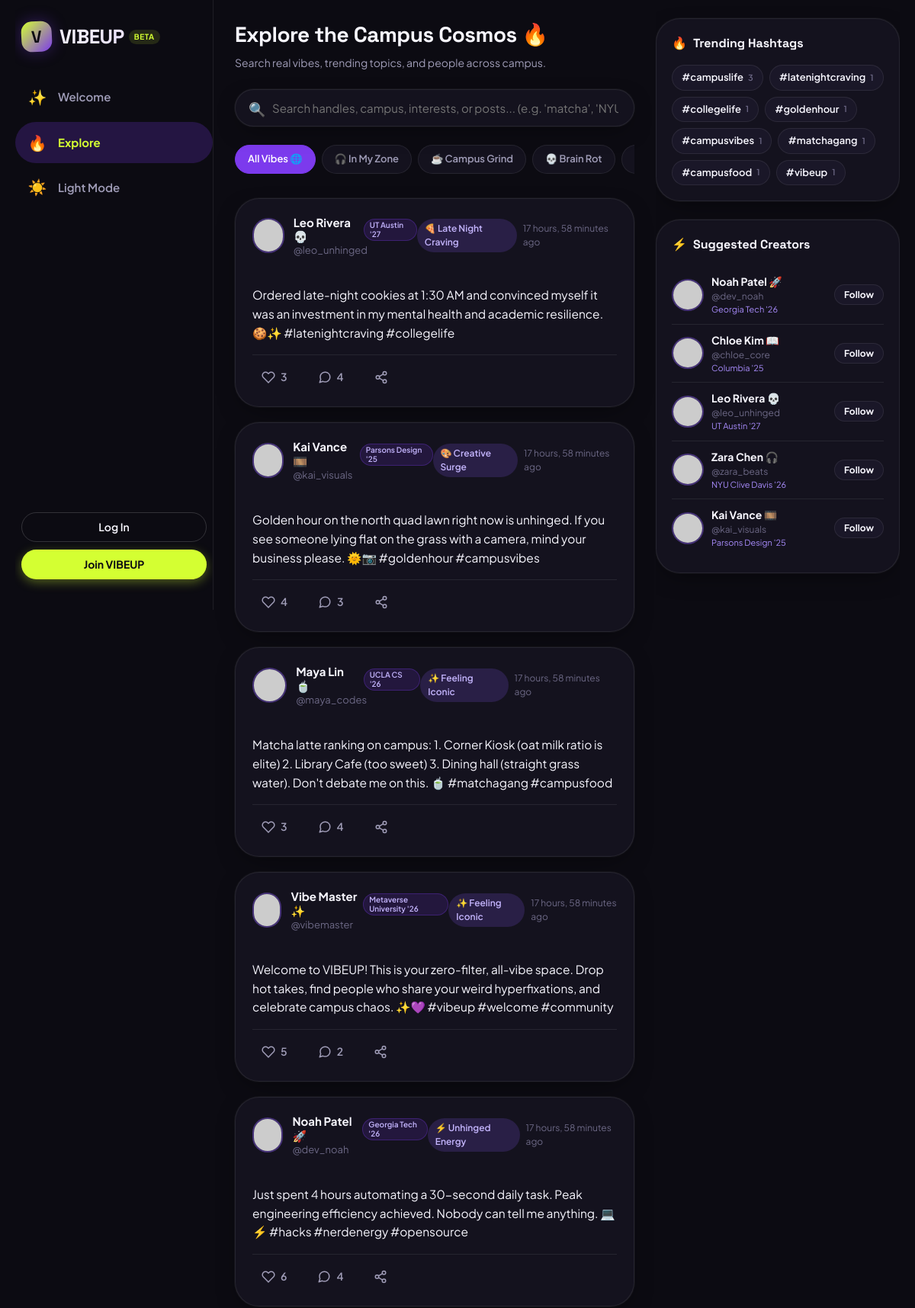
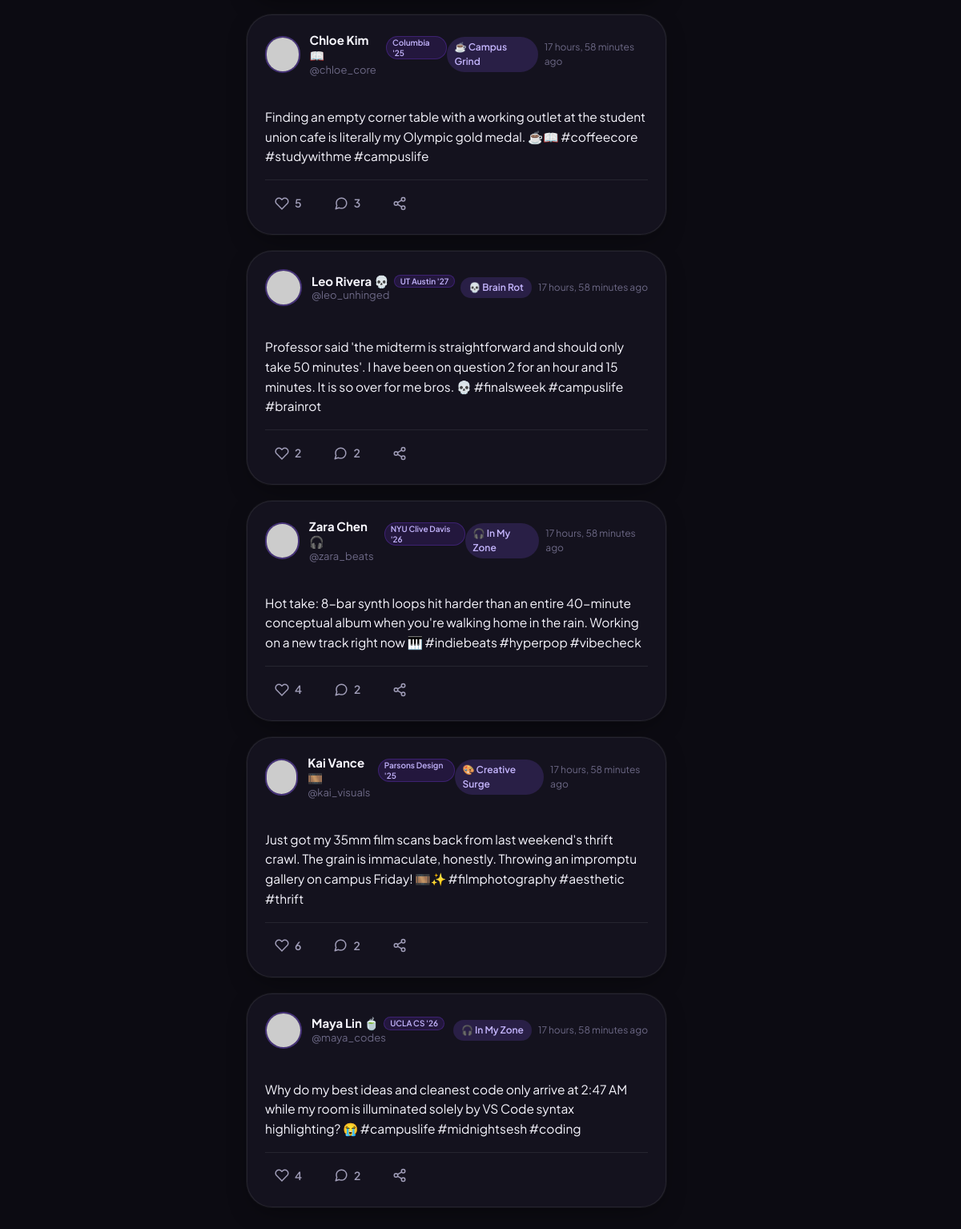
/explore/, run on the app's committed database (2 pictures, top to bottom).
### core/models.py (models this page shows, shortened)
class Post(models.Model):
    MOOD_CHOICES = [
        ('', '✨ No Mood Tag'),
        ('🎧 In My Zone', '🎧 In My Zone'),
        ('☕ Campus Grind', '☕ Campus Grind'),
        ('💀 Brain Rot', '💀 Brain Rot'),
        ('✨ Feeling Iconic', '✨ Feeling Iconic'),
        ('🌙 Midnight Musings', '🌙 Midnight Musings'),
        ('⚡ Unhinged Energy', '⚡ Unhinged Energy'),
        ('🍕 Late Night Craving', '🍕 Late Night Craving'),
        ('🎨 Creative Surge', '🎨 Creative Surge'),
    ]
    author = models.ForeignKey(User, on_delete=models.CASCADE, related_name='posts')
    content = models.TextField(max_length=1000)
    image = models.ImageField(upload_to='posts/', blank=True, null=True)
    mood = models.CharField(max_length=50, choices=MOOD_CHOICES, blank=True, default='')
    created_at = models.DateTimeField(auto_now_add=True, db_index=True)
    updated_at = models.DateTimeField(auto_now=True)
    class Meta:
        ordering = ['-created_at']
    @property
    def likes_count(self):
        return self.likes.count()
    @property
    def comments_count(self):
        return self.comments.count()
    def extract_hashtags(self):
        tags = re.findall(r'#(\w+)', self.content)
        return list(dict.fromkeys(tags))  # unique preserving order

class Profile(models.Model):
    THEME_CHOICES = [
        ('dark', 'Dark Theme'),
        ('light', 'Light Theme'),
    ]
    user = models.OneToOneField(User, on_delete=models.CASCADE, related_name='profile')
    display_name = models.CharField(max_length=60, blank=True)
    avatar = models.ImageField(upload_to='avatars/', blank=True, null=True)
    bio = models.TextField(max_length=300, blank=True)
    pronouns = models.CharField(max_length=30, blank=True, default='')
    campus = models.CharField(max_length=100, blank=True, default='', help_text="e.g. NYU '26, UCLA Design")
    interests = models.CharField(max_length=250, blank=True, default='', help_text="Comma-separated interests")
    vibe_tag = models.CharField(max_length=50, blank=True, default='Vibe Architect')
    website = models.URLField(max_length=200, blank=True, default='')
    theme_preference = models.CharField(max_length=10, choices=THEME_CHOICES, default='dark')
    created_at = models.DateTimeField(auto_now_add=True)
    def get_display_name(self):
        return self.display_name.strip() if self.display_name else self.user.username
    def get_avatar_url(self):
        if self.avatar:
            try:
                return self.avatar.url
            except Exception:
                pass
        encoded = urllib.parse.quote(self.user.username)
        return f"https://api.dicebear.com/7.x/bottts-neutral/svg?seed={encoded}&backgroundColor=b6e3f4,c0aede,d1d4f9,ffd5dc,ffdfbf"

### core/views.py (the view, shortened to what this page needs)
def explore_view(request):
    query = request.GET.get('q', '').strip()
    tag = request.GET.get('tag', '').strip()
    mood_filter = request.GET.get('mood', '').strip()
    posts = Post.objects.select_related('author', 'author__profile').prefetch_related('likes', 'comments')
    matching_users = []
    paginator = Paginator(posts, 12)
    page_number = request.GET.get('page', 1)
    posts_page = paginator.get_page(page_number)
    if request.user.is_authenticated:
        user_liked_post_ids = set(Like.objects.filter(user=request.user, post__in=posts_page).values_list('post_id', flat=True))
        for post in posts_page:
            post.has_liked = post.id in user_liked_post_ids
    trending_tags = get_trending_hashtags(8)
    suggested_users = get_suggested_users(request.user, limit=5)
    context = {
        'posts': posts_page,
        'query': query,
        'tag': tag,
        'mood_filter': mood_filter,
        'matching_users': matching_users,
        'trending_tags': trending_tags,
        'suggested_users': suggested_users,
        'mood_choices': Post.MOOD_CHOICES,
    }
    return render(request, 'explore/explore.html', context)

### core/context_processors.py (called while the page is built, shortened)
def vibeup_context(request):
    context = {
        'APP_NAME': 'VIBEUP',
        'APP_TAGLINE': 'Your people. Your chaos. Your corner of the internet.',
        'unread_notifications_count': 0,
        'user_theme': 'dark',
    }
    return context

### core/views.py (called while the page is built, shortened)
def get_trending_hashtags(limit=6):
    posts = Post.objects.all().order_by('-created_at')[:100]
    hashtag_counts = {}
    for post in posts:
        tags = post.extract_hashtags()
        for tag in tags:
            tag_clean = tag.lower()
            hashtag_counts[tag_clean] = hashtag_counts.get(tag_clean, 0) + 1
    sorted_tags = sorted(hashtag_counts.items(), key=lambda x: x[1], reverse=True)[:limit]
    return [{'tag': item[0], 'count': item[1]} for item in sorted_tags]

def get_suggested_users(current_user, limit=4):
    if not current_user.is_authenticated:
        return User.objects.all().exclude(is_superuser=True).order_by('-date_joined')[:limit]

### templates/explore/explore.html (shortened to what this page needs)
{% extends 'base.html' %}
{% load static %}
{% block content %}
<div class="feed-header">
  <h1 class="feed-title">Explore the Campus Cosmos 🔥</h1>
  <p class="feed-subtitle">Search real vibes, trending topics, and people across campus.</p>
</div>
<div class="search-bar-wrap">
  <form method="GET" action="{% url 'explore' %}">
    <span class="search-icon">🔍</span>
    <input type="text" name="q" value="{{ query }}" class="search-input" placeholder="Search handles, campus, interests, or posts... (e.g. 'matcha', 'NYU', 'film')" autocomplete="off">
  </form>
</div>
<div class="chips-slider">
  <a href="{% url 'explore' %}" class="mood-chip {% if not mood_filter and not tag %}active{% endif %}">
    All Vibes 🌐
  </a>
  {% for mood_val, mood_label in mood_choices %}
    {% if mood_val %}
      <a href="{% url 'explore' %}?mood={{ mood_val|urlencode }}" class="mood-chip {% if mood_filter == mood_val %}active{% endif %}">
        {{ mood_label }}
      </a>
    {% endif %}
  {% endfor %}
</div>
<div class="posts-stream">
  {% if posts %}
    {% for post in posts %}
      {% include 'includes/post_card.html' with post=post %}
    {% endfor %}
  {% endif %}
</div>
{% endblock %}
{% block right_rail %}
<aside class="right-rail">
  <div class="widget-card">
    <div class="widget-header">
      <h3 class="widget-title">
        <span>🔥</span>
        <span>Trending Hashtags</span>
      </h3>
    </div>
    <div class="hashtag-list">
      {% for item in trending_tags %}
        <a href="{% url 'explore' %}?tag={{ item.tag }}" class="hashtag-pill {% if tag == item.tag %}active{% endif %}">
          <span>#{{ item.tag }}</span>
          <span class="hashtag-count">{{ item.count }}</span>
        </a>
      {% empty %}
        <div style="color: var(--text-muted); font-size: 13px;">No tags trending yet.</div>
      {% endfor %}
    </div>
  </div>
  {% if suggested_users %}
  <div class="widget-card">
    <div class="widget-header">
      <h3 class="widget-title">
        <span>⚡</span>
        <span>Suggested Creators</span>
      </h3>
    </div>
    <div>
      {% for u in suggested_users %}
        <div class="suggested-user-row">
          <a href="{% url 'profile' u.username %}" class="suggested-user-info">
            <img src="{{ u.profile.get_avatar_url }}" alt="{{ u.username }}" class="user-avatar-sm">
            <div style="min-width: 0;">
              <div class="user-meta-name">{{ u.profile.get_display_name }}</div>
              <div class="user-meta-handle">@{{ u.username }}</div>
              {% if u.profile.campus %}
                <div style="font-size: 11px; color: var(--brand-purple-soft);">{{ u.profile.campus }}</div>
              {% endif %}
            </div>
          </a>
          <button type="button" class="btn-follow btn-follow-sm" data-username="{{ u.username }}">
            <span class="follow-text">Follow</span>
          </button>
        </div>
      {% endfor %}
    </div>
  </div>
  {% endif %}
</aside>
{% endblock %}

### templates/includes/post_card.html (shortened to what this page needs)
<article class="post-card" id="post-card-{{ post.id }}">
  <div class="post-header">
    <div class="post-author-info">
      <a href="{% url 'profile' post.author.username %}">
        <img src="{{ post.author.profile.get_avatar_url }}" alt="{{ post.author.username }}" class="post-avatar">
      </a>
      <div class="post-author-names">
        <div class="post-author-name">
          <a href="{% url 'profile' post.author.username %}">{{ post.author.profile.get_display_name }}</a>
          {% if post.author.profile.campus %}
            <span class="badge-tag campus-tag" style="font-size: 10px; padding: 1px 7px;">{{ post.author.profile.campus }}</span>
          {% endif %}
        </div>
        <div class="post-author-handle">
          <a href="{% url 'profile' post.author.username %}">@{{ post.author.username }}</a>
        </div>
      </div>
    </div>
    <div class="post-header-badges">
      {% if post.mood %}
        <span class="mood-badge">{{ post.mood }}</span>
      {% endif %}
      <span class="timestamp" title="{{ post.created_at|date:'M d, Y H:i' }}">{{ post.created_at|timesince }} ago</span>
    </div>
  </div>
  <div class="post-content">
    {{ post.content|linebreaksbr }}
  </div>
  <div class="post-actions">
    <div class="action-btn-group">
      {% if user.is_authenticated %}
        <button type="button" class="action-btn btn-like {% if post.has_liked %}liked{% endif %}" data-post-id="{{ post.id }}" aria-label="Like post">
          <svg viewBox="0 0 24 24" fill="none" stroke="currentColor" stroke-width="2" stroke-linecap="round" stroke-linejoin="round">
            <path d="M20.84 4.61a5.5 5.5 0 0 0-7.78 0L12 5.67l-1.06-1.06a5.5 5.5 0 0 0-7.78 7.78l1.06 1.06L12 21.23l7.78-7.78 1.06-1.06a5.5 5.5 0 0 0 0-7.78z"></path>
          </svg>
          <span class="like-count">{{ post.likes_count }}</span>
        </button>
      {% else %}
        <a href="{% url 'login' %}" class="action-btn" aria-label="Log in to like">
          <svg viewBox="0 0 24 24" fill="none" stroke="currentColor" stroke-width="2">
            <path d="M20.84 4.61a5.5 5.5 0 0 0-7.78 0L12 5.67l-1.06-1.06a5.5 5.5 0 0 0-7.78 7.78l1.06 1.06L12 21.23l7.78-7.78 1.06-1.06a5.5 5.5 0 0 0 0-7.78z"></path>
          </svg>
          <span class="like-count">{{ post.likes_count }}</span>
        </a>
      {% endif %}
      <a href="{% url 'post_detail' post.id %}" class="action-btn" aria-label="Comments">
        <span class="post-comments-count-{{ post.id }}">{{ post.comments_count }}</span>
      </a>
      <button type="button" class="action-btn btn-share" data-post-url="{% url 'post_detail' post.id %}" aria-label="Share post" title="Copy link to vibe">
      </button>
    </div>
  </div>
</article>

### data on the page
Post: author.profile.get_display_name "Leo Rivera 💀", author.profile.campus "UT Austin '27", author.username "leo_unhinged", mood "🍕 Late Night Craving", created_at "17 hours, 58 minutes", content "Ordered late-night cookies at 1:30 AM and convinced myself it was an investment in my mental health and academic resilience. 🍪✨ #latenightcraving #collegelife", likes_count "3", comments_count "4"
Post: author.profile.get_display_name "Kai Vance 🎞️", author.profile.campus "Parsons Design '25", author.username "kai_visuals", mood "🎨 Creative Surge", created_at "17 hours, 58 minutes", content "Golden hour on the north quad lawn right now is unhinged. If you see someone lying flat on the grass with a camera, mind your business please. 🌞📷 #goldenhour #campusvibes", likes_count "4", comments_count "3"
Post: author.profile.get_display_name "Maya Lin 🍵", author.profile.campus "UCLA CS '26", author.username "maya_codes", mood "✨ Feeling Iconic", created_at "17 hours, 58 minutes", content "Matcha latte ranking on campus: 1. Corner Kiosk (oat milk ratio is elite) 2. Library Cafe (too sweet) 3. Dining hall (straight grass water). Don't debate me on this. 🍵 #matchagang #campusfood", likes_count "3", comments_count "4"
Post: author.profile.get_display_name "Vibe Master ✨", author.profile.campus "Metaverse University '26", author.username "vibemaster", mood "✨ Feeling Iconic", created_at "17 hours, 58 minutes", content "Welcome to VIBEUP! This is your zero-filter, all-vibe space. Drop hot takes, find people who share your weird hyperfixations, and celebrate campus chaos. ✨💜 #vibeup #welcome #community", likes_count "5", comments_count "2"
Post: author.profile.get_display_name "Noah Patel 🚀", author.profile.campus "Georgia Tech '26", author.username "dev_noah", mood "⚡ Unhinged Energy", created_at "17 hours, 58 minutes", content "Just spent 4 hours automating a 30-second daily task. Peak engineering efficiency achieved. Nobody can tell me anything. 💻⚡ #hacks #nerdenergy #opensource", likes_count "6", comments_count "4"
Post: author.profile.get_display_name "Chloe Kim 📖", author.profile.campus "Columbia '25", author.username "chloe_core", mood "☕ Campus Grind", created_at "17 hours, 58 minutes", content "Finding an empty corner table with a working outlet at the student union cafe is literally my Olympic gold medal. ☕📖 #coffeecore #studywithme #campuslife", likes_count "5", comments_count "3"
Post: author.profile.get_display_name "Leo Rivera 💀", author.profile.campus "UT Austin '27", author.username "leo_unhinged", mood "💀 Brain Rot", created_at "17 hours, 58 minutes", content "Professor said 'the midterm is straightforward and should only take 50 minutes'. I have been on question 2 for an hour and 15 minutes. It is so over for me bros. 💀 #finalsweek #campuslife #brainrot", likes_count "2", comments_count "2"
Post: author.profile.get_display_name "Zara Chen 🎧", author.profile.campus "NYU Clive Davis '26", author.username "zara_beats", mood "🎧 In My Zone", created_at "17 hours, 58 minutes", content "Hot take: 8-bar synth loops hit harder than an entire 40-minute conceptual album when you're walking home in the rain. Working on a new track right now 🎹 #indiebeats #hyperpop #vibecheck", likes_count "4", comments_count "2"
Post: author.profile.get_display_name "Kai Vance 🎞️", author.profile.campus "Parsons Design '25", author.username "kai_visuals", mood "🎨 Creative Surge", created_at "17 hours, 58 minutes", content "Just got my 35mm film scans back from last weekend's thrift crawl. The grain is immaculate, honestly. Throwing an impromptu gallery on campus Friday! 🎞️✨ #filmphotography #aesthetic #thrift", likes_count "6", comments_count "2"
Post: author.profile.get_display_name "Maya Lin 🍵", author.profile.campus "UCLA CS '26", author.username "maya_codes", mood "🎧 In My Zone", created_at "17 hours, 58 minutes", content "Why do my best ideas and cleanest code only arrive at 2:47 AM while my room is illuminated solely by VS Code syntax highlighting? 😭 #campuslife #midnightsesh #coding", likes_count "4", comments_count "2"

### other printed values
{{ mood_label }} "🎧 In My Zone" "☕ Campus Grind" "💀 Brain Rot"
{{ item.tag }} "campuslife" "latenightcraving" "collegelife" "goldenhour" "campusvibes" "matchagang" "campusfood" "vibeup"
{{ item.count }} "3" "1" "1" "1" "1" "1" "1" "1"
{{ u.profile.get_display_name }} "Noah Patel 🚀"
{{ u.username }} "dev_noah"
{{ u.profile.campus }} "Georgia Tech '26"
{{ u.profile.get_display_name }} "Chloe Kim 📖"
{{ u.username }} "chloe_core"
{{ u.profile.campus }} "Columbia '25"
{{ u.profile.get_display_name }} "Leo Rivera 💀"
{{ u.username }} "leo_unhinged"
{{ u.profile.campus }} "UT Austin '27"
{{ u.profile.get_display_name }} "Zara Chen 🎧"
{{ u.username }} "zara_beats"
{{ u.profile.campus }} "NYU Clive Davis '26"
